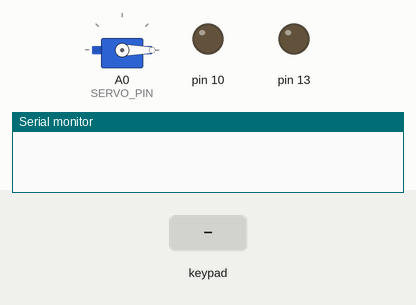
Recording of a sketch running on a simulated Arduino Uno, built with avr-gcc and run on an emulated ATmega328P. Parts: servo, output pins drawn as LEDs (lit = HIGH), the last lines printed to the serial monitor. Inputs (shaded band) come from the test bench.

Above: at 1.2 s.
1.3 s: key '#' pressed
At 2.5 s:
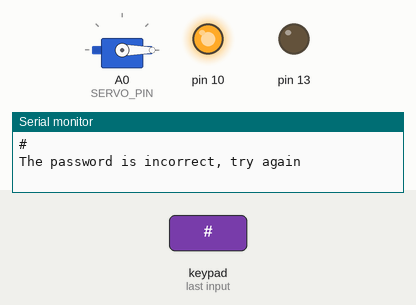
4.3 s: keypad keys 5 5 5 # pressed 0.4 s apart
At 6.9 s:
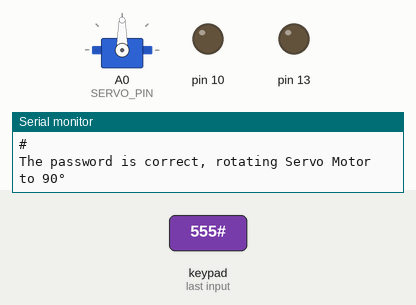
7.4 s: keypad keys 1 3 9 # pressed 0.4 s apart
At 9.5 s:
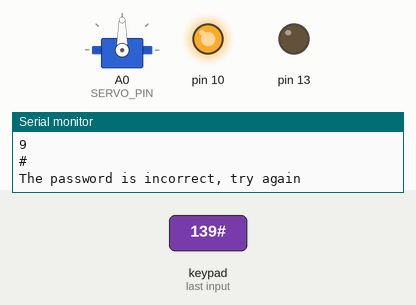
Timing chart, 0 to 13.1 s (numbered marks = the images above; inputs shaded):
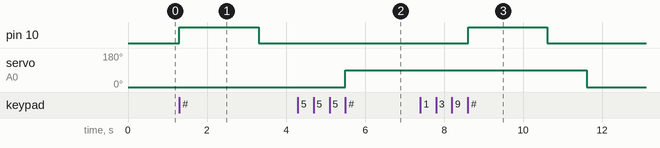

Measured:
- after the input at 1.3 s, pin 10: LOW → HIGH at once, → LOW 2.0 s later
- after the input at 4.3 s, servo on A0 (SERVO_PIN): 0° → 90° after 1.2 s
- after the input at 7.4 s, pin 10: LOW → HIGH after 1.2 s, → LOW 2.0 s later; servo on A0 (SERVO_PIN): 90° → 0° after 4.2 s instead of 3.1 s

The sketch:

keypad_ultrasonic_security_system.ino
```cpp
#include <Keypad.h>
#include <Servo.h>
#define ROW_NUM    4
#define COLUMN_NUM 4
#define SERVO_PIN  A0
Servo servo; // servo motor
char keys[ROW_NUM][COLUMN_NUM] = {
  {'1', '2', '3', 'A'},
  {'4', '5', '6', 'B'},
  {'7', '8', '9', 'C'},
  {'*', '0', '#', 'D'}
};
byte pin_rows[ROW_NUM] = {9, 8, 7, 6};
byte pin_column[COLUMN_NUM] = {5, 4, 3, 2};
Keypad keypad = Keypad( makeKeymap(keys), pin_rows, pin_column, ROW_NUM, COLUMN_NUM );
const String password_1 = "555";
const String password_2 = "123";
const String password_3 = "ABCD";
const String password_4 = "111";
String input_password;
int angle = 0; // the current angle of servo motor
unsigned long lastTime;
void setup() {
  Serial.begin(115200);

  pinMode( 10, OUTPUT);
  pinMode( 13, OUTPUT);
  input_password.reserve(32);
  servo.attach(SERVO_PIN);
  servo.write(0);
  lastTime = millis();
}
void loop() {

  char key = keypad.getKey();
  if (key) {
    Serial.println(key);
    if (key == '*') {
      input_password = ""; // reset the input password
    } else if (key == '#') {
      if (input_password == password_1 || input_password == password_2 || input_password == password_3 || input_password == password_4) {
        Serial.println("The password is correct, rotating Servo Motor to 90°");
        angle = 90;
        servo.write(angle);
        lastTime = millis();
      } else {
        Serial.println("The password is incorrect, try again");
        digitalWrite( 10, HIGH);
        delay(2000);
         digitalWrite( 10, LOW);
         delay(1000);
      }

      input_password = ""; // reset the input password
    } else {
      input_password += key; // append new character to input password string
    }
  }

  if (angle == 90 && (millis() - lastTime) > 5000)
  {
    angle = 0;
    servo.write(angle);
    Serial.println("Rotating Servo Motor to 0°");
  }


}
```
